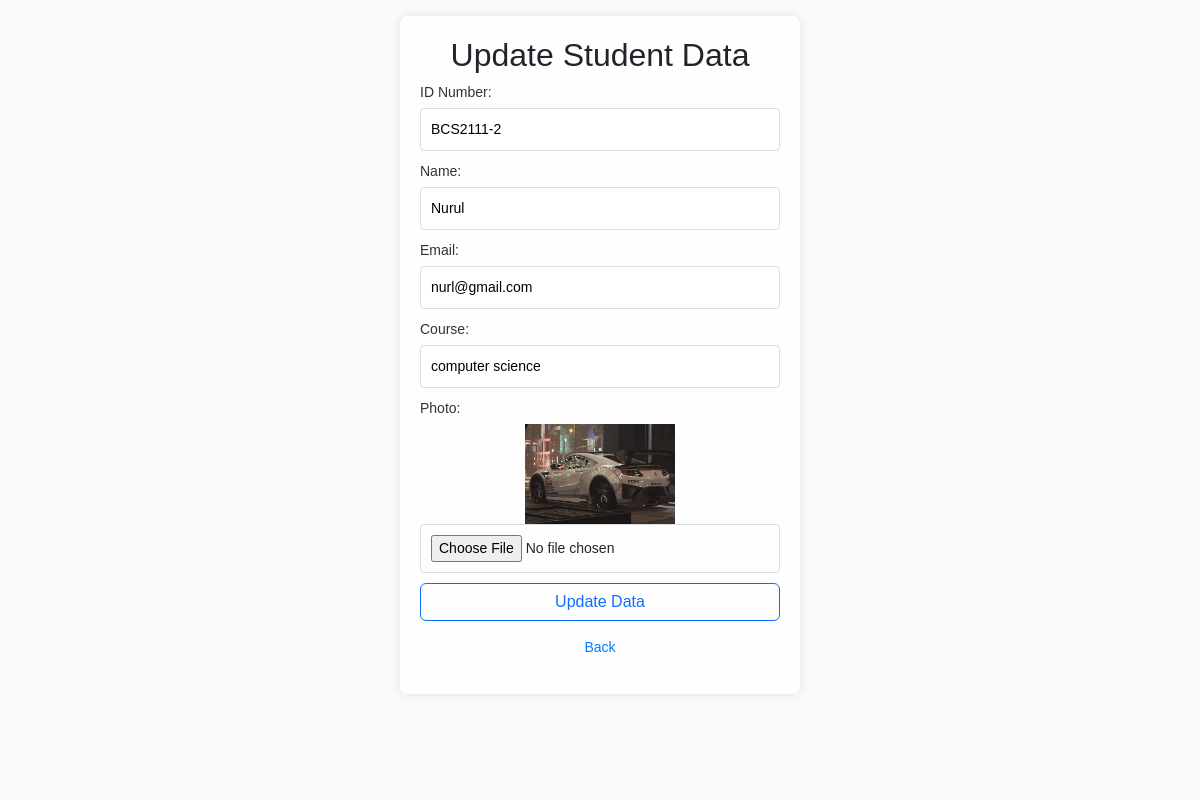
/edit.php?id=9 (signed in), run on the app's committed database.
### tables this page shows
CREATE TABLE `mahasiswa` (
  `id` int(11) NOT NULL,
  `name` varchar(200) NOT NULL,
  `nrp` char(9) NOT NULL,
  `email` varchar(100) NOT NULL,
  `jurusan` varchar(100) NOT NULL,
  `gambar` varchar(100) NOT NULL
);

### functions.php (called while the page is built, shortened)
<?php
$conn = mysqli_connect("localhost", "root", "root", "phpdasar");
function query($query){
    global $conn;
    $result = mysqli_query($conn, $query);
    $rows = [];
    while ($row = mysqli_fetch_assoc($result)){
        $rows[] = $row;
    }
    return $rows;
}
?>

### edit.php (the view, shortened to what this page needs)
<?php
require 'functions.php';
$id = $_GET["id"];
$mhs = query("SELECT * FROM mahasiswa WHERE id = $id")[0];
?>
<!DOCTYPE html>
<html lang="en">
<head>
    <link href="https://cdn.jsdelivr.net/npm/bootstrap@5.3.2/dist/css/bootstrap.min.css" rel="stylesheet">
    <link rel="stylesheet" href="css/edit.css">
</head>
<body class="bg-light">
    <video src="vd/ocean.mp4" autoplay loop muted playsinline></video>
    <div class="container mt-3">
        <form action="" method="post" enctype="multipart/form-data">
        <h1 class="fs-2">Update Student Data</h1>
            <div class="form-group">
                <label for="nrp">ID Number:</label>
                <input type="text" name="nrp" id="nrp" value="<?= $mhs["nrp"]; ?>">
            </div>
            <div class="form-group">
                <label for="name">Name:</label>
                <input type="text" name="name" id="name" value="<?= $mhs["name"]; ?>">
            </div>
            <div class="form-group">
                <label for="email">Email:</label>
                <input type="text" name="email" id="email" value="<?= $mhs["email"]; ?>">
            </div>
            <div class="form-group">
                <label for="jurusan">Course:</label>
                <input type="text" name="jurusan" id="jurusan" value="<?= $mhs["jurusan"]; ?>">
            </div>
            <div class="form-group">
                <label for="gambar">Photo:</label>
                <center><img src="img/<?= $mhs['gambar']; ?>" width="150 pixels" height="100 pixels"></center>
                <input type="file" name="gambar" id="gambar">
            </div>
            <button type="submit" name="submit" class="btn btn-outline-primary">Update Data</button>
        <div class="text-center mt-3">
            <a href="index.php">Back</a>
        </div>
        </form>
    </div>
</body>
</html>

### css/edit.css (style rules this page uses)
body { margin: 0; padding: 0; font-family: "Arial", sans-serif; overflow: hidden; }
video { object-fit: cover; width: 100%; height: 100%; position: fixed; top: 0; left: 0; z-index: -1; }
.container { position: relative; z-index: 1; margin-top: 5%; }
form { background-color: rgba(255, 255, 255, 0.8); border-radius: 8px; padding: 20px; box-shadow: 0 0 10px rgba(0, 0, 0, 0.1); max-width: 400px; width: 90%; margin: auto; }
h1 { text-align: center; }
label { display: block; font-size: 14px; color: #333; margin-bottom: 5px; }
input { width: 100%; padding: 10px; border: 1px solid #ddd; border-radius: 4px; box-sizing: border-box; font-size: 14px; margin-bottom: 10px; }
button { background-color: #007bff; color: #fff; padding: 10px 15px; border: none; border-radius: 4px; cursor: pointer; font-size: 16px; width: 100%; }
a { display: block; margin-top: 10px; color: #007bff; text-decoration: none; font-size: 14px; text-align: center; }

### data on the page
mahasiswa: nrp "BCS2111-2", name "Nurul", email "nurl@gmail.com", jurusan "computer science", gambar (picture)
